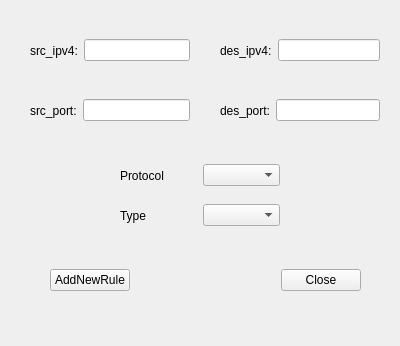
<?xml version="1.0" encoding="UTF-8"?>
<ui version="4.0">
 <class>AddNewRule</class>
 <widget class="QWidget" name="AddNewRule">
  <property name="geometry">
   <rect>
    <x>0</x>
    <y>0</y>
    <width>400</width>
    <height>346</height>
   </rect>
  </property>
  <property name="windowTitle">
   <string>Form</string>
  </property>
  <widget class="QWidget" name="horizontalLayoutWidget">
   <property name="geometry">
    <rect>
     <x>50</x>
     <y>250</y>
     <width>311</width>
     <height>61</height>
    </rect>
   </property>
   <layout class="QHBoxLayout" name="horizontalLayout">
    <item>
     <widget class="QPushButton" name="AddNewRule_Button">
      <property name="text">
       <string>AddNewRule</string>
      </property>
     </widget>
    </item>
    <item>
     <spacer name="horizontalSpacer">
      <property name="orientation">
       <enum>Qt::Horizontal</enum>
      </property>
      <property name="sizeHint" stdset="0">
       <size>
        <width>40</width>
        <height>20</height>
       </size>
      </property>
     </spacer>
    </item>
    <item>
     <widget class="QPushButton" name="Close_Button">
      <property name="text">
       <string>Close</string>
      </property>
     </widget>
    </item>
   </layout>
  </widget>
  <widget class="QWidget" name="horizontalLayoutWidget_2">
   <property name="geometry">
    <rect>
     <x>120</x>
     <y>160</y>
     <width>160</width>
     <height>31</height>
    </rect>
   </property>
   <layout class="QHBoxLayout" name="horizontalLayout_2">
    <item>
     <widget class="QLabel" name="label">
      <property name="text">
       <string>Protocol</string>
      </property>
     </widget>
    </item>
    <item>
     <widget class="QComboBox" name="protocol_comboBox"/>
    </item>
   </layout>
  </widget>
  <widget class="QWidget" name="horizontalLayoutWidget_3">
   <property name="geometry">
    <rect>
     <x>30</x>
     <y>30</y>
     <width>160</width>
     <height>41</height>
    </rect>
   </property>
   <layout class="QHBoxLayout" name="horizontalLayout_3">
    <item>
     <widget class="QLabel" name="label_2">
      <property name="text">
       <string>src_ipv4:</string>
      </property>
     </widget>
    </item>
    <item>
     <widget class="QLineEdit" name="src_ipv4"/>
    </item>
   </layout>
  </widget>
  <widget class="QWidget" name="horizontalLayoutWidget_4">
   <property name="geometry">
    <rect>
     <x>220</x>
     <y>30</y>
     <width>160</width>
     <height>41</height>
    </rect>
   </property>
   <layout class="QHBoxLayout" name="horizontalLayout_4">
    <item>
     <widget class="QLabel" name="label_3">
      <property name="text">
       <string>des_ipv4:</string>
      </property>
     </widget>
    </item>
    <item>
     <widget class="QLineEdit" name="des_ipv4"/>
    </item>
   </layout>
  </widget>
  <widget class="QWidget" name="horizontalLayoutWidget_5">
   <property name="geometry">
    <rect>
     <x>30</x>
     <y>90</y>
     <width>160</width>
     <height>41</height>
    </rect>
   </property>
   <layout class="QHBoxLayout" name="horizontalLayout_5">
    <item>
     <widget class="QLabel" name="label_4">
      <property name="text">
       <string>src_port:</string>
      </property>
     </widget>
    </item>
    <item>
     <widget class="QLineEdit" name="src_port"/>
    </item>
   </layout>
  </widget>
  <widget class="QWidget" name="horizontalLayoutWidget_6">
   <property name="geometry">
    <rect>
     <x>220</x>
     <y>90</y>
     <width>160</width>
     <height>41</height>
    </rect>
   </property>
   <layout class="QHBoxLayout" name="horizontalLayout_6">
    <item>
     <widget class="QLabel" name="label_5">
      <property name="text">
       <string>des_port:</string>
      </property>
     </widget>
    </item>
    <item>
     <widget class="QLineEdit" name="des_port"/>
    </item>
   </layout>
  </widget>
  <widget class="QWidget" name="horizontalLayoutWidget_7">
   <property name="geometry">
    <rect>
     <x>120</x>
     <y>200</y>
     <width>160</width>
     <height>31</height>
    </rect>
   </property>
   <layout class="QHBoxLayout" name="horizontalLayout_7">
    <item>
     <widget class="QLabel" name="label_6">
      <property name="text">
       <string>Type</string>
      </property>
     </widget>
    </item>
    <item>
     <widget class="QComboBox" name="type_comboBox"/>
    </item>
   </layout>
  </widget>
 </widget>
 <resources/>
 <connections/>
</ui>
